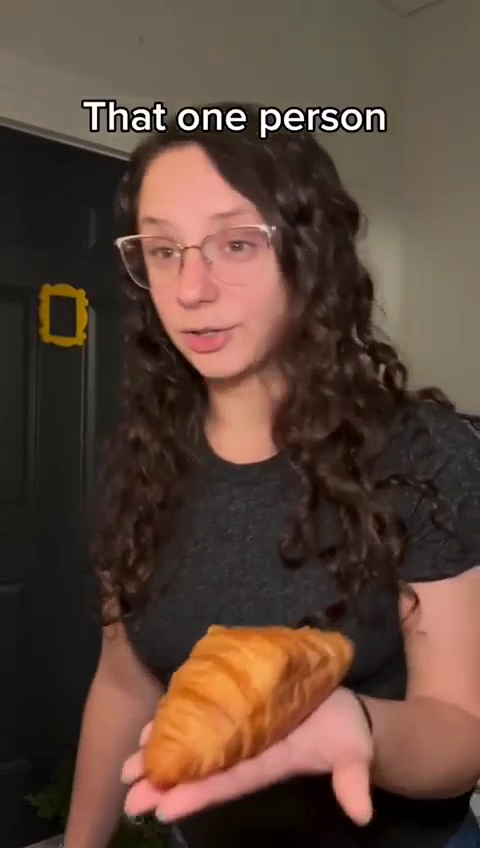
#> input picture frame 18 of Python/Python Projects/video/video1.mp4, 480 x 848 px
$ python Face_Recognition.py
#> lines starting #> are read from the running program, lines starting #| are printed output that depends on the picture; after the words box and inside, x2 and y2 are one past the last pixel; in counts of white or black regions, pixels touching at a corner belong together
import cv2

# Load the pre-trained face detection model
face_cascade = cv2.CascadeClassifier(cv2.data.haarcascades + 'haarcascade_frontalface_default.xml')

# Path to the input video file
video_path = 'video/video1.mp4'

# Initialize the video capture object
cap = cv2.VideoCapture(video_path)

while cap.isOpened():
    # Read a frame from the video file
    ret, frame = cap.read()
#> frame is the input picture: shape (848, 480, 3); mean B, G, R 57, 68.6, 91.5

    if not ret:
        break

    # Convert the frame to grayscale
    gray = cv2.cvtColor(frame, cv2.COLOR_BGR2GRAY)
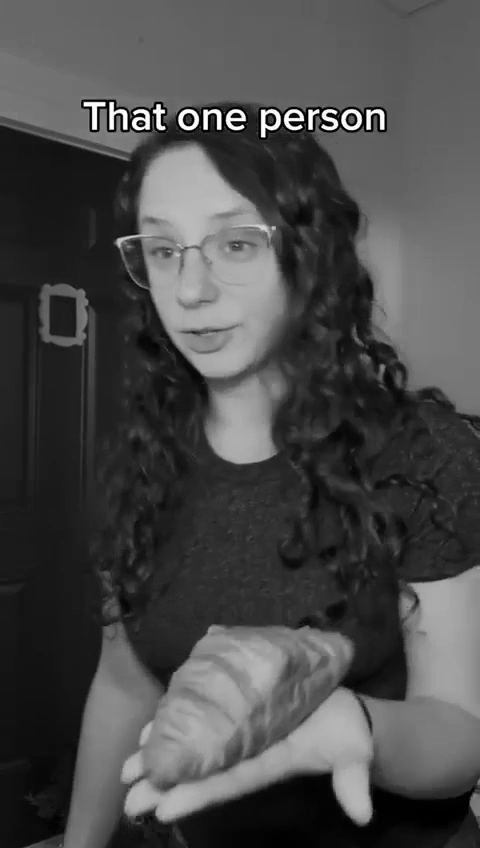
#> gray: shape (848, 480); min 0, max 255, mean 74

    # Detect faces in the grayscale frame
    faces = face_cascade.detectMultiScale(gray, scaleFactor=1.1, minNeighbors=5, minSize=(30, 30))
#> faces = [[117, 185, 173, 173]]

    # Draw rectangles around the detected faces
    for (x, y, w, h) in faces:
        cv2.rectangle(frame, (x, y), (x + w, y + h), (0, 255, 0), 2)
#> this loop made 1 pass
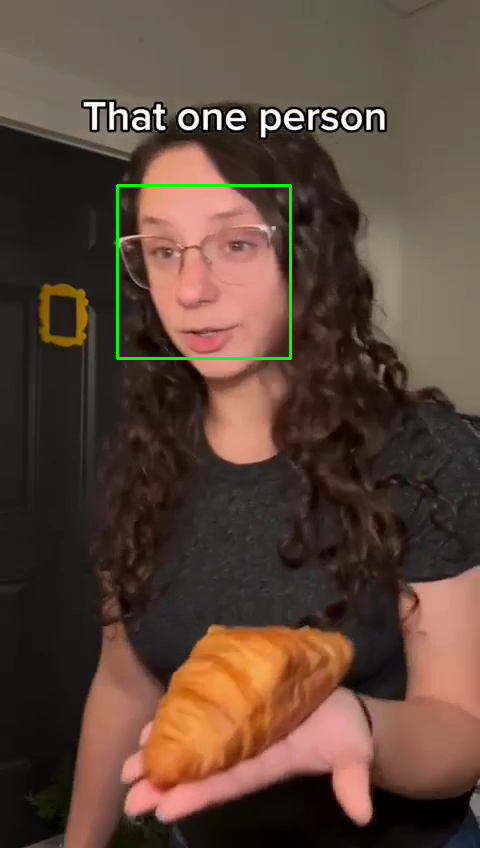
#> frame: shape (848, 480, 3); 0.51% of pixels changed, all inside (x1, y1, x2, y2) = (116, 184, 292, 360)

    # Display the frame with face detection
    cv2.imshow('Video Recognition', frame)

    # Check for key press
    if cv2.waitKey(1) & 0xFF == ord('q'):
#> (key q is pressed here)
        break

# Release the video capture object and close all windows
cap.release()
cv2.destroyAllWindows()

$ run again, starting later in the video
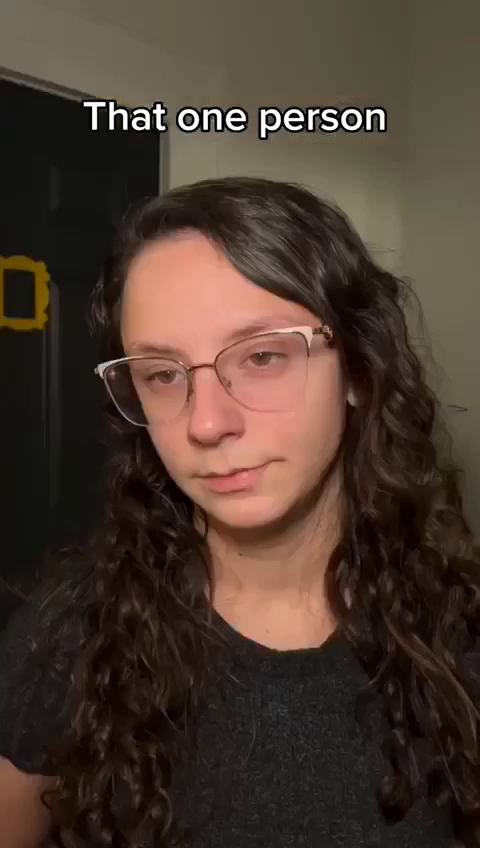
#> input picture frame 85 of Python/Python Projects/video/video1.mp4, 480 x 848 px
#> frame is the input picture: shape (848, 480, 3); mean B, G, R 47.7, 58.1, 74.6
#> `gray = cv2.cvtColor(frame, cv2.COLOR_BGR2GRAY)`:
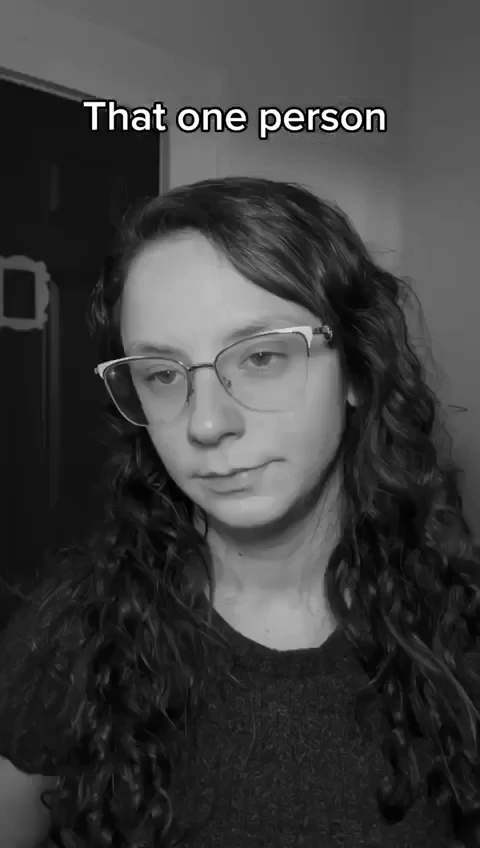
#> gray: shape (848, 480); min 0, max 255, mean 61.8
#> faces = [[94, 273, 244, 244]]
#> the loop `for (x, y, w, h) in faces:` made 1 pass
#> after the loop `for (x, y, w, h) in faces:`:
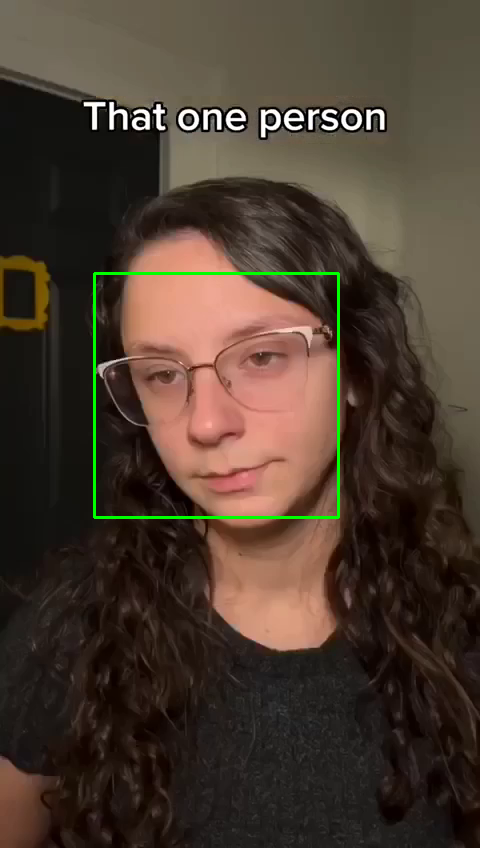
#> frame: shape (848, 480, 3); 0.72% of pixels changed, all inside (x1, y1, x2, y2) = (93, 272, 340, 519)

$ run again, starting later in the video
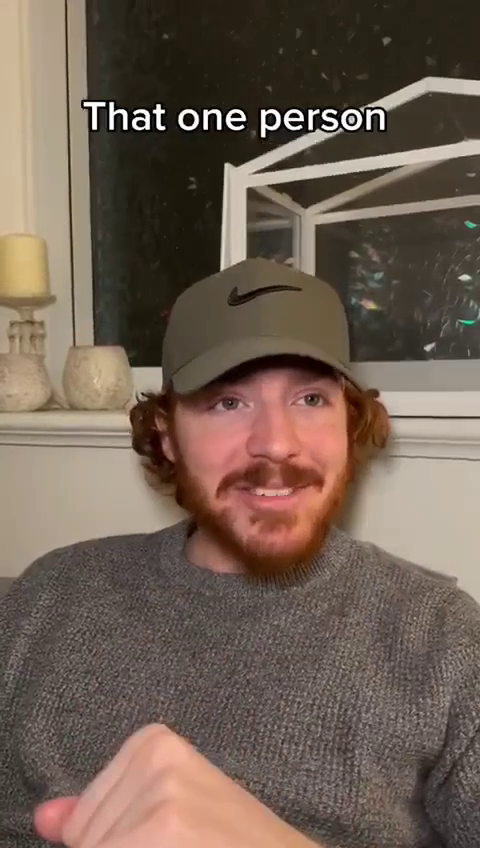
#> input picture frame 151 of Python/Python Projects/video/video1.mp4, 480 x 848 px
#> frame is the input picture: shape (848, 480, 3); mean B, G, R 83, 95.4, 112.2
#> `gray = cv2.cvtColor(frame, cv2.COLOR_BGR2GRAY)`:
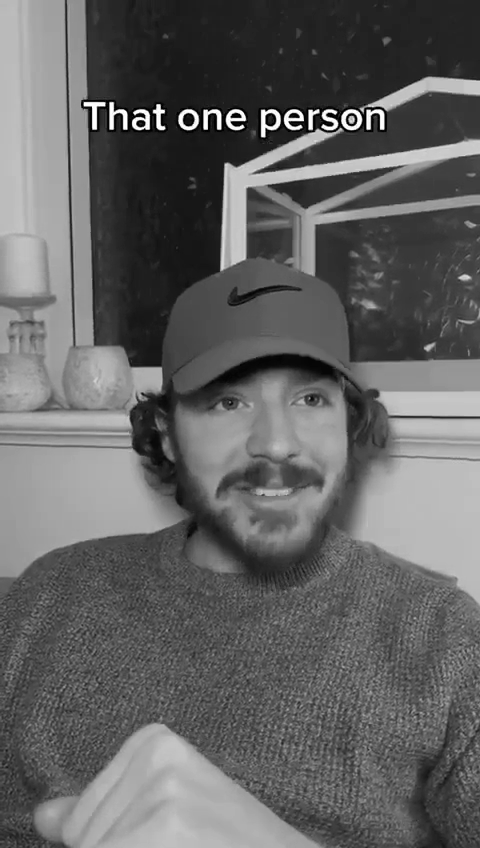
#> gray: shape (848, 480); min 0, max 255, mean 98.9
#> faces = [[136, 285, 271, 271]]
#> the loop `for (x, y, w, h) in faces:` made 1 pass
#> after the loop `for (x, y, w, h) in faces:`:
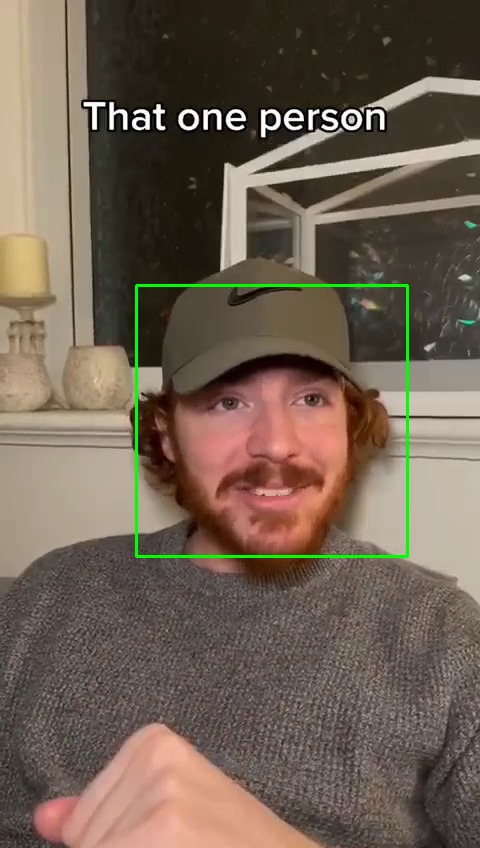
#> frame: shape (848, 480, 3); 0.8% of pixels changed, all inside (x1, y1, x2, y2) = (135, 284, 409, 558)
